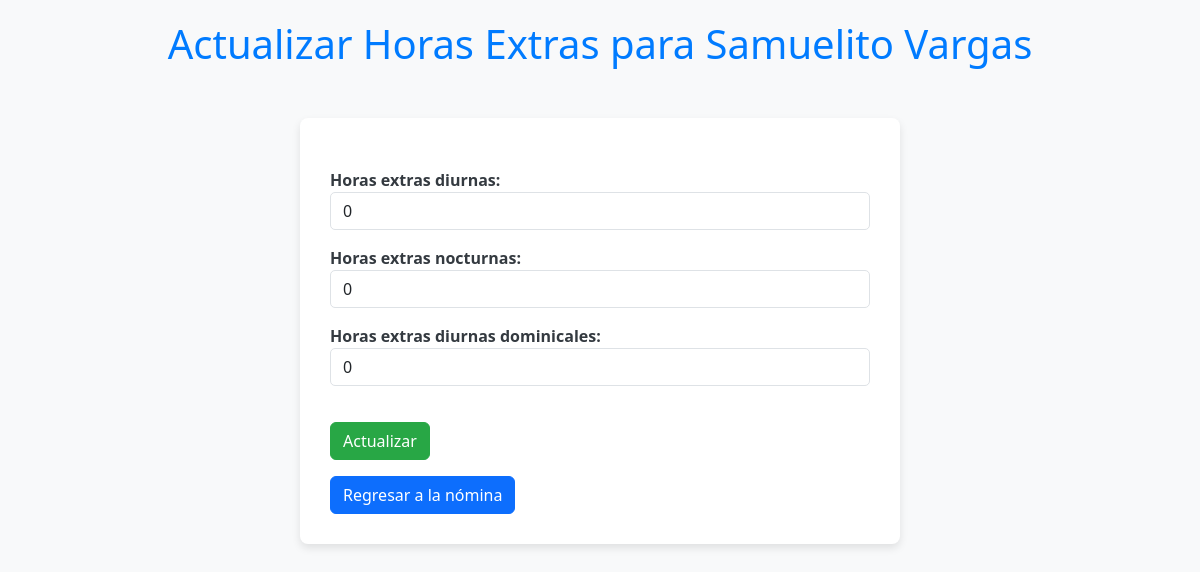
The page /nomina/actualizar_horas_extras/8/ on the database its author committed.
### nomina/models.py (models this page shows, shortened)
class Nomina(models.Model):
    GENERO = (
        ('M', 'Masculino'),
        ('F', 'Femenino'),
        ('O', 'Otro')
    )
    ESTADO = (
        ('D', 'Dependiente'),
        ('I', 'Independiente'),
    )
    RIESGO = (
        ('1', 'Nivel 1'),
        ('2', 'Nivel 2'),
        ('3', 'Nivel 3'),
        ('4', 'Nivel 4'),
        ('5', 'Nivel 5'),
    )
    TIPO_CONTRATO_CHOICES = [
        ('TF', 'Término Fijo'),
        ('TI', 'Término Indefinido'),
        ('P', 'Prácticas'),
    ]
    nombre = models.CharField(max_length=50)
    apellido = models.CharField(max_length=50)
    documento = models.CharField(max_length=20, unique=True)
    genero = models.CharField(choices=GENERO, max_length=1)
    estado = models.CharField(choices=ESTADO, max_length=1)
    email = models.EmailField(max_length=100)
    sueldo = models.FloatField()
    photo = models.ImageField(upload_to='fotos/')
    nivel_riesgo = models.CharField(choices=RIESGO, max_length=1)
    horas_extras_diurnas = models.IntegerField(default=0)
    horas_extras_nocturnas = models.IntegerField(default=0)
    horas_extras_diurnas_dominicales = models.IntegerField(default=0)
    fecha_contratacion = models.DateField(default=timezone.now)
    tipo_contrato = models.CharField(max_length=2, choices=TIPO_CONTRATO_CHOICES)
    fecha_fin_contrato = models.DateField(null=True, blank=True)

### nomina/views.py (the view)
# urls.py: path('actualizar_horas_extras/<int:id_nomina>/', views.GestionNominaViews.actualizar_horas_extras, name='actualizar_horas_extras'),
    def actualizar_horas_extras(request, id_nomina):
        nomina = get_object_or_404(Nomina, pk=id_nomina)
        if request.method == 'POST':
            form = HorasExtrasForm(request.POST, instance=nomina)
            if form.is_valid():
                horas_extras_diurnas = form.cleaned_data['horas_extras_diurnas']
                horas_extras_nocturnas = form.cleaned_data['horas_extras_nocturnas']
                horas_extras_diurnas_dominicales = form.cleaned_data['horas_extras_diurnas_dominicales']
                nuevo_sueldo = calcular_nuevo_sueldo(nomina.sueldo, horas_extras_diurnas, horas_extras_nocturnas, horas_extras_diurnas_dominicales)
                nomina.sueldo = nuevo_sueldo
                nomina.horas_extras_diurnas = horas_extras_diurnas
                nomina.horas_extras_nocturnas = horas_extras_nocturnas
                nomina.horas_extras_diurnas_dominicales = horas_extras_diurnas_dominicales
                nomina.save()
                return redirect('nomina')
        else:
            form = HorasExtrasForm(instance=nomina)
        return render(request, 'actualizar_horas_extras.html', {'form': form, 'nomina': nomina})

### nomina/forms.py
class HorasExtrasForm(forms.ModelForm):
    class Meta:
        model = Nomina
        fields = ['horas_extras_diurnas', 'horas_extras_nocturnas', 'horas_extras_diurnas_dominicales']
        widgets = {
            'horas_extras_diurnas': forms.NumberInput(attrs={'class': 'form-control'}),
            'horas_extras_nocturnas': forms.NumberInput(attrs={'class': 'form-control'}),
            'horas_extras_diurnas_dominicales': forms.NumberInput(attrs={'class': 'form-control'}),
        }

### nomina/templates/actualizar_horas_extras.html (shortened to what this page needs)
{% load static %}
<!DOCTYPE html>
<html lang="en">
<head>
    <link rel="stylesheet" href="{% static 'css/bootstrap.min.css' %}" type="text/css">
    <link rel="stylesheet" type="text/css" href="{% static 'css/horas.css' %}">
</head>
<body>
    <h1>Actualizar Horas Extras para {{ nomina.nombre }} {{ nomina.apellido }}</h1>
    <div class="container">
        <form method="post">
            {{ form.as_p }}
            <button type="submit" class="btn btn-success">Actualizar</button>
        </form>
        <a class="btn btn-primary mt-3" href="{% url 'nomina' %}">Regresar a la nómina</a>
    </div>
</body>
</html>

### testadso/static/css/horas.css (style rules this page uses)
body { background-color: #f8f9fa; color: #343a40; font-family: 'Segoe UI', Tahoma, Geneva, Verdana, sans-serif; }
h1 { text-align: center; margin-top: 20px; color: #007bff; }
.container { padding: 30px; background-color: #ffffff; border-radius: 8px; box-shadow: 0 4px 8px rgba(0, 0, 0, 0.1); margin-top: 50px; max-width: 600px; margin-left: auto; margin-right: auto; }
form { margin-top: 20px; }
.form-control { border-radius: 5px; }
label { font-weight: bold; color: #343a40; }
button { margin-top: 20px; }
.btn-success { background-color: #28a745; border-color: #28a745; color: white; }

### rows shown on the page
Nomina: nombre "Samuelito", apellido "Vargas", horas_extras_diurnas "0", horas_extras_nocturnas "0", horas_extras_diurnas_dominicales "0"
